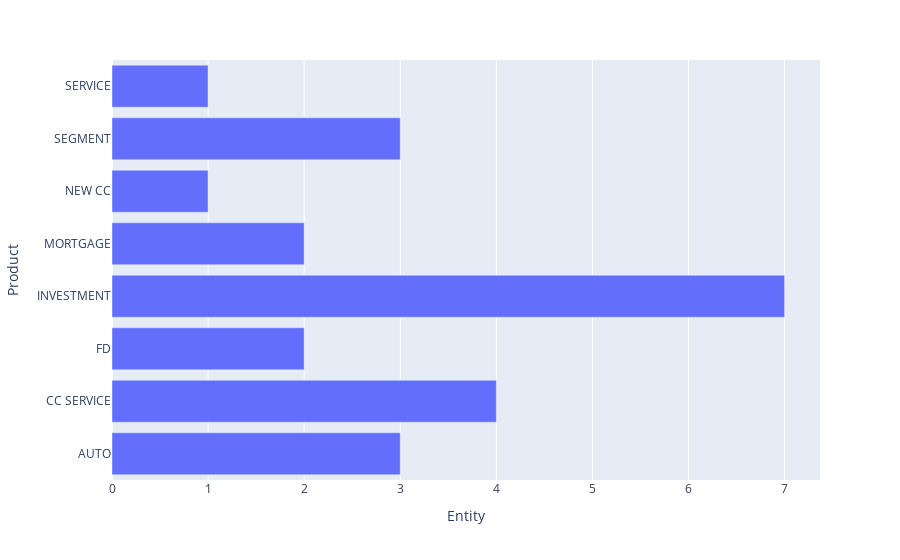

Write notebook code for a chart like this one.
### Code cell
fig = px.bar(test_ner_count_df, x="Entity", y="Product", orientation="h")
fig.show()

### Figure 1 — Plotly figure (JSON) as saved in the notebook; plotly's stock layout.template omitted (floating-point values rounded to 4 significant figures)
{"data": [{"alignmentgroup": "True", "hovertemplate": "Entity=%{x}<br>Product=%{y}<extra></extra>", "legendgroup": "", "marker": {"color": "#636efa", "pattern": {"shape": ""}}, "name": "", "offsetgroup": "", "orientation": "h", "showlegend": false, "textposition": "auto", "type": "bar", "x": [3, 4, 2, 7, 2, 1, 3, 1], "xaxis": "x", "y": ["AUTO", "CC SERVICE", "FD", "INVESTMENT", "MORTGAGE", "NEW CC", "SEGMENT", "SERVICE"], "yaxis": "y"}], "layout": {"barmode": "relative", "legend": {"tracegroupgap": 0}, "margin": {"t": 60}, "xaxis": {"anchor": "y", "domain": [0, 1], "title": {"text": "Entity"}}, "yaxis": {"anchor": "x", "domain": [0, 1], "title": {"text": "Product"}}}}
